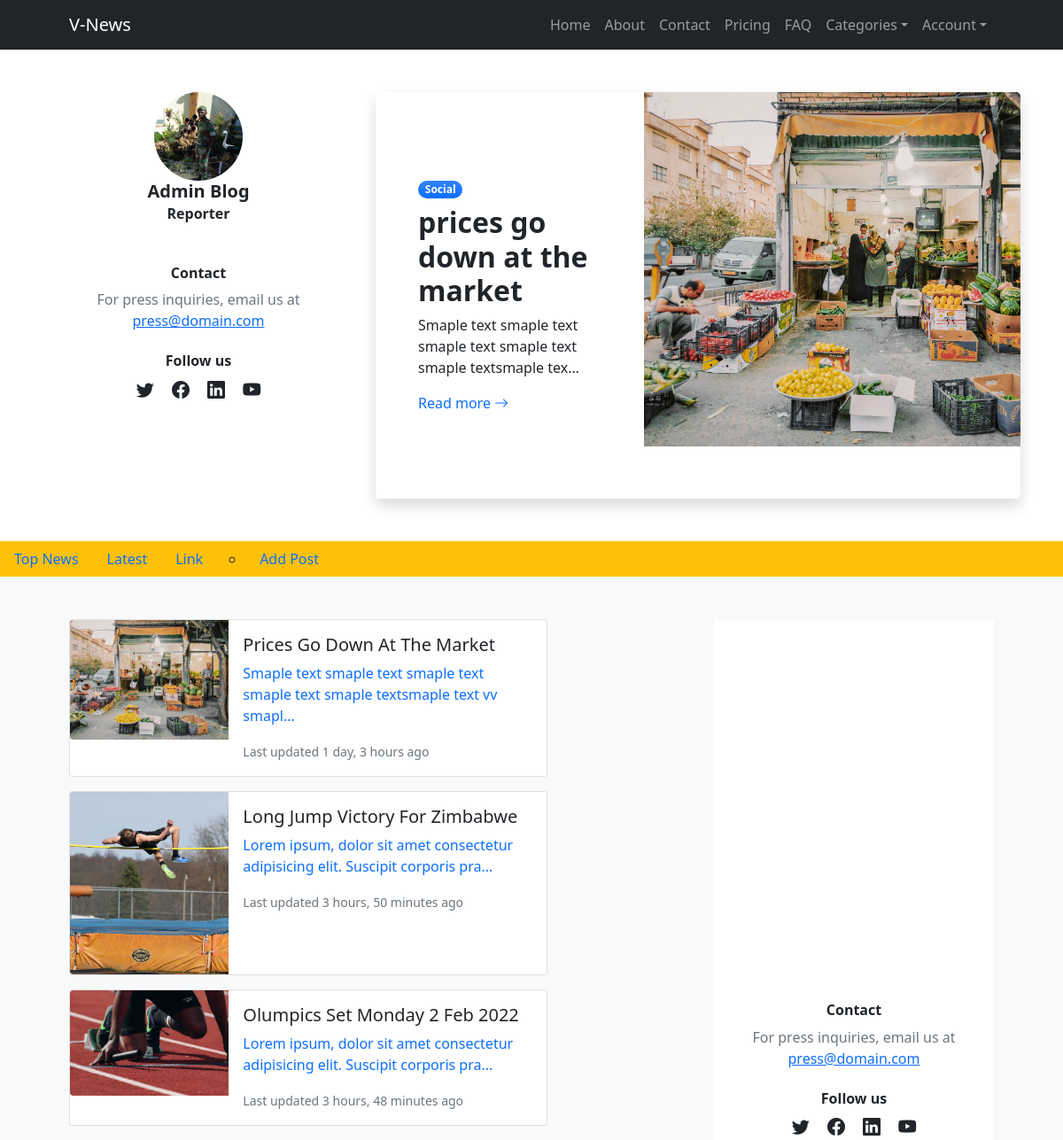
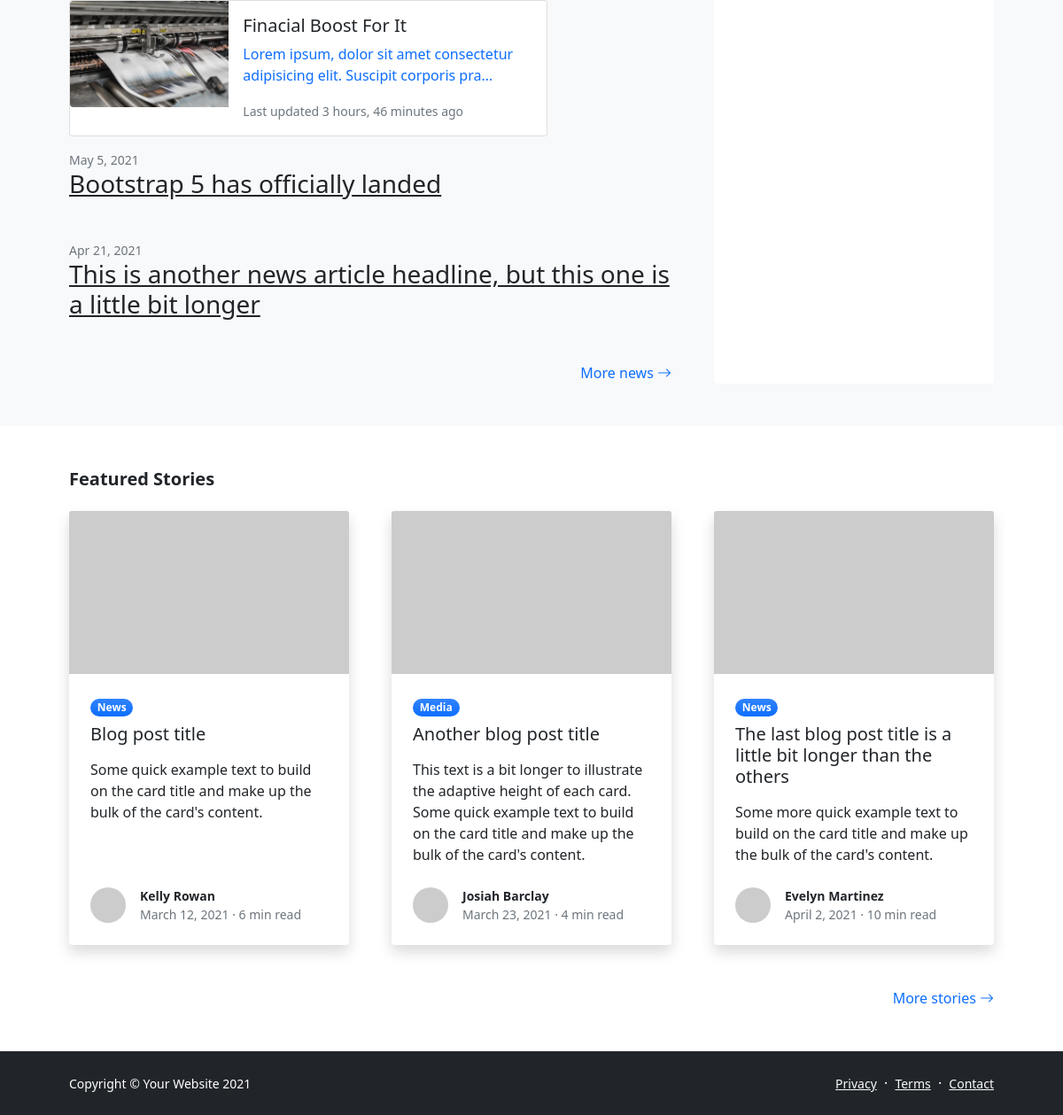
/users/source/admin/ (signed in), run on the app's committed database (2 pictures, top to bottom).
### users/models.py (models this page shows, shortened)
class Profile(models.Model):
    user = models.OneToOneField(User, related_name='profile', on_delete=models.CASCADE)
    avatar = models.ImageField(default='avatars/default.png', upload_to='avatars')
    slug = models.SlugField(unique=True, null=True)
    skill = models.CharField(default="", max_length=50)
    class Meta:
        verbose_name = _("profile")
        verbose_name_plural = _("profiles")

### articles/models.py (models this page shows, shortened)
class Article(models.Model):
    user = models.ForeignKey(User, related_name='articles', on_delete=models.CASCADE)
    category = models.ForeignKey(Category, related_name='articles', on_delete=models.CASCADE)
    tags = models.ManyToManyField(Tag, related_name='articles',)
    image = models.ImageField(default='article_images/default.png', upload_to='article_images')
    video = models.FileField(blank=True, null=True, upload_to='article_videos')
    slug = models.SlugField(unique=True, null=True)
    title = models.CharField(default="", max_length=50)
    content = models.TextField(default="")
    published = models.DateTimeField(auto_now=True, auto_now_add=False)
    date = models.DateField(auto_now=True, auto_now_add=False)
    featured = models.BooleanField(default=False)
    class Meta:
        verbose_name = _("Article")
        verbose_name_plural = _("Articles")
    def get_absolute_url(self):
        return reverse("stories:article_detail", kwargs={"slug": self.slug})

class Category(models.Model):
    name = models.CharField(default="", max_length=50)
    slug = models.SlugField(unique=True, null=True)
    class Meta:
        verbose_name = _("Category")
        verbose_name_plural = _("Categories")
    def get_absolute_url(self):
        return reverse("stories:category_detail", kwargs={"slug": self.slug})

### users/views.py (the view)
# urls.py: path("source/<slug>/", views.UserDetailView.as_view(), name="user_detail"),
class UserDetailView(DetailView):
    model = Profile
    context_object_name = 'profile'
    template_name = "blog.html"
    def get_context_data(self, **kwargs):
        context = super().get_context_data(**kwargs)
        context["page_title"] = 'blog'
        context["article"] = Article.objects.select_related('user').filter(featured=True).first()
        return context

### home/custom_context_processor.py (called while the page is built)
def engine(request):
    return {
       "site_name": 'v-news',
       'categories': Category.objects.all()
    }

### users/templates/blog.html
{% extends 'base.html' %}
{% block content %}
<section class="py-5">
    <div class="container-fluid px-5">
        <div class="row">
            <div class="col-4 text-center">
                <img class="rounded-circle" style="width: 100px;height: 100px;object-fit: cover;" src="{{ profile.avatar.url }}" alt="">
                <h1 class="fw-bolder fs-5 mb-1">{{ profile.user.username|title }} Blog</h1>
                <h6 class="fw-bold mb-4">{{ profile.skill|title }}</h6>
                <div class="card-body p-4">
                    <div class="d-flex h-100 align-items-center justify-content-center">
                        <div class="text-center">
                            <div class="h6 fw-bolder">Contact</div>
                            <p class="text-muted mb-4">
                                For press inquiries, email us at
                                <br />
                                <a href="#!">press@domain.com</a>
                            </p>
                            <div class="h6 fw-bolder">Follow us</div>
                            <a class="fs-5 px-2 link-dark" href="#!"><i class="bi-twitter"></i></a>
                            <a class="fs-5 px-2 link-dark" href="#!"><i class="bi-facebook"></i></a>
                            <a class="fs-5 px-2 link-dark" href="#!"><i class="bi-linkedin"></i></a>
                            <a class="fs-5 px-2 link-dark" href="#!"><i class="bi-youtube"></i></a>
                        </div>
                    </div>
                </div>
            </div>
            <div class="col-8">
                <div class="card border-0 shadow rounded-3 overflow-hidden">
                    <div class="card-body p-0">
                        <div class="row gx-0">
                            {% if article %}
                            <div class="col-lg-6 col-xl-5 py-lg-5">
                                <div class="p-4 p-md-5">
                                    <div class="badge bg-primary bg-gradient rounded-pill mb-2">{{ article.category.name|title }}</div>
                                    <div class="h2 fw-bolder">{{ article.title }}</div>
                                    <p>{{ article.content|capfirst|truncatechars:70 }}</p>
                                    <a class="stretched-link text-decoration-none" href="{{ article.get_absolute_url }}">
                                        Read more
                                        <i class="bi bi-arrow-right"></i>
                                    </a>
                                </div>
                            </div>
                            <div class="col-lg-6 col-xl-7">
                                <div class="bg-featured-blog">
                                    <img src="{{ article.image.url }}" style="max-width: 600px;max-height: 400px;object-fit: scale-down;" alt="">
                                </div>
                            </div>
                            {% endif %}
                        </div>
                    </div>
                </div>
            </div>
        </div>
    </div>
</section>
{% include 'partials/tab.html' %}
<section class="py-5 bg-light">
    <div class="container px-5">
        <div class="row gx-5">
            <div class="col-xl-8">
                {% for a in profile.user.articles.all %}
                <a href="{{ a.get_absolute_url }}" style="text-decoration: none;">
                    <div class="card mb-3" style="max-width: 540px;">
                        <div class="row g-0">
                            <div class="col-md-4">
                                <img src="{{ a.image.url }}" class="img-fluid rounded-start" alt="...">
                            </div>
                            <div class="col-md-8">
                                <div class="card-body">
                                    <h5 class="card-title text-dark">{{ a.title|title }}</h5>
                                    <p class="card-text">{{ a.content|capfirst|truncatechars:80 }}</p>
                                    <p class="card-text"><small class="text-muted">Last updated {{ a.published|timesince }} ago</small></p>
                                </div>
                            </div>
                        </div>
                    </div>
                </a>
                {% endfor %}
                <div class="mb-5">
                    <div class="small text-muted">May 5, 2021</div>
                    <a class="link-dark" href="#!">
                        <h3>Bootstrap 5 has officially landed</h3>
                    </a>
                </div>
                <div class="mb-5">
                    <div class="small text-muted">Apr 21, 2021</div>
                    <a class="link-dark" href="#!">
                        <h3>This is another news article headline, but this one is a little bit longer</h3>
                    </a>
                </div>
                <div class="text-end mb-5 mb-xl-0">
                    <a class="text-decoration-none" href="#!">
                        More news
                        <i class="bi bi-arrow-right"></i>
                    </a>
                </div>
            </div>
            <div class="col-xl-4">
                <div class="card border-0 h-100">
                    <div class="card-body p-4">
                        <div class="d-flex h-100 align-items-center justify-content-center">
                            <div class="text-center">
                                <div class="h6 fw-bolder">Contact</div>
                                <p class="text-muted mb-4">
                                    For press inquiries, email us at
                                    <br />
                                    <a href="#!">press@domain.com</a>
                                </p>
                                <div class="h6 fw-bolder">Follow us</div>
                                <a class="fs-5 px-2 link-dark" href="#!"><i class="bi-twitter"></i></a>
                                <a class="fs-5 px-2 link-dark" href="#!"><i class="bi-facebook"></i></a>
                                <a class="fs-5 px-2 link-dark" href="#!"><i class="bi-linkedin"></i></a>
                                <a class="fs-5 px-2 link-dark" href="#!"><i class="bi-youtube"></i></a>
                            </div>
                        </div>
                    </div>
                </div>
            </div>
        </div>
    </div>
</section>
<section class="py-5">
    <div class="container px-5">
        <h2 class="fw-bolder fs-5 mb-4">Featured Stories</h2>
        <div class="row gx-5">
            <div class="col-lg-4 mb-5">
                <div class="card h-100 shadow border-0">
                    <img class="card-img-top" src="https://dummyimage.com/600x350/ced4da/6c757d" alt="..." />
                    <div class="card-body p-4">
                        <div class="badge bg-primary bg-gradient rounded-pill mb-2">News</div>
                        <a class="text-decoration-none link-dark stretched-link" href="#!">
                            <div class="h5 card-title mb-3">Blog post title</div>
                        </a>
                        <p class="card-text mb-0">Some quick example text to build on the card title and make up the bulk of the card's content.</p>
                    </div>
                    <div class="card-footer p-4 pt-0 bg-transparent border-top-0">
                        <div class="d-flex align-items-end justify-content-between">
                            <div class="d-flex align-items-center">
                                <img class="rounded-circle me-3" src="https://dummyimage.com/40x40/ced4da/6c757d" alt="..." />
                                <div class="small">
                                    <div class="fw-bold">Kelly Rowan</div>
                                    <div class="text-muted">March 12, 2021 &middot; 6 min read</div>
                                </div>
                            </div>
                        </div>
                    </div>
                </div>
            </div>
            <div class="col-lg-4 mb-5">
                <div class="card h-100 shadow border-0">
                    <img class="card-img-top" src="https://dummyimage.com/600x350/adb5bd/495057" alt="..." />
                    <div class="card-body p-4">
                        <div class="badge bg-primary bg-gradient rounded-pill mb-2">Media</div>
                        <a class="text-decoration-none link-dark stretched-link" href="#!">
                            <div class="h5 card-title mb-3">Another blog post title</div>
                        </a>
                        <p class="card-text mb-0">This text is a bit longer to illustrate the adaptive height of each card. Some quick example text to build on the card title and make up the bulk of the card's content.</p>
                    </div>
                    <div class="card-footer p-4 pt-0 bg-transparent border-top-0">
                        <div class="d-flex align-items-end justify-content-between">
                            <div class="d-flex align-items-center">
                                <img class="rounded-circle me-3" src="https://dummyimage.com/40x40/ced4da/6c757d" alt="..." />
                                <div class="small">
                                    <div class="fw-bold">Josiah Barclay</div>
                                    <div class="text-muted">March 23, 2021 &middot; 4 min read</div>
                                </div>
                            </div>
                        </div>
                    </div>
                </div>
            </div>
            <div class="col-lg-4 mb-5">
                <div class="card h-100 shadow border-0">
                    <img class="card-img-top" src="https://dummyimage.com/600x350/6c757d/343a40" alt="..." />
                    <div class="card-body p-4">
                        <div class="badge bg-primary bg-gradient rounded-pill mb-2">News</div>
                        <a class="text-decoration-none link-dark stretched-link" href="#!">
                            <div class="h5 card-title mb-3">The last blog post title is a little bit longer than the others</div>
                        </a>
                        <p class="card-text mb-0">Some more quick example text to build on the card title and make up the bulk of the card's content.</p>
                    </div>
                    <div class="card-footer p-4 pt-0 bg-transparent border-top-0">
                        <div class="d-flex align-items-end justify-content-between">
                            <div class="d-flex align-items-center">
                                <img class="rounded-circle me-3" src="https://dummyimage.com/40x40/ced4da/6c757d" alt="..." />
                                <div class="small">
                                    <div class="fw-bold">Evelyn Martinez</div>
                                    <div class="text-muted">April 2, 2021 &middot; 10 min read</div>
                                </div>
                            </div>
                        </div>
                    </div>
                </div>
            </div>
        </div>
        <div class="text-end mb-5 mb-xl-0">
            <a class="text-decoration-none" href="#!">
                More stories
                <i class="bi bi-arrow-right"></i>
            </a>
        </div>
    </div>
</section>
{% endblock content %}

### data on the page
Profile: avatar (picture), user.username "Admin", skill "Reporter"
Article: category.name "Social", title "prices go down at the market", content "Smaple text smaple text smaple text smaple text smaple textsmaple tex…", image (picture), title "Prices Go Down At The Market", content "Smaple text smaple text smaple text smaple text smaple textsmaple text vv smapl…", published "1 day, 3 hours"
Article: image (picture), title "Long Jump Victory For Zimbabwe", content "Lorem ipsum, dolor sit amet consectetur adipisicing elit. Suscipit corporis pra…", published "3 hours, 50 minutes"
Article: image (picture), title "Olumpics Set Monday 2 Feb 2022", content "Lorem ipsum, dolor sit amet consectetur adipisicing elit. Suscipit corporis pra…", published "3 hours, 48 minutes"
Article: image (picture), title "Finacial Boost For It", content "Lorem ipsum, dolor sit amet consectetur adipisicing elit. Suscipit corporis pra…", published "3 hours, 46 minutes"

### other printed values
{{ site_name|title }} "V-News"
